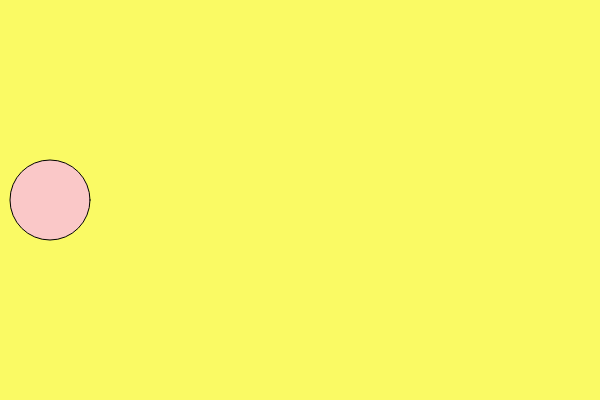
Frame 1 (no input)
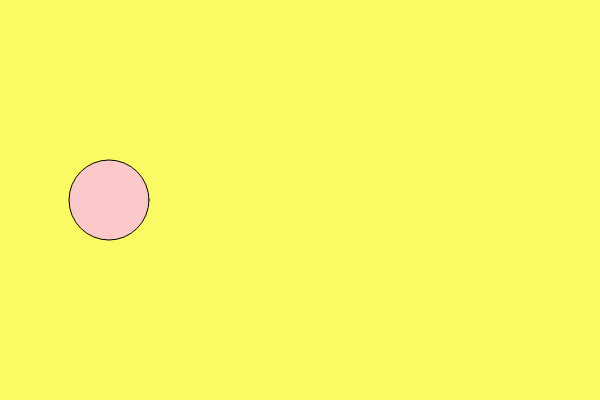
Frame 60 (no input)
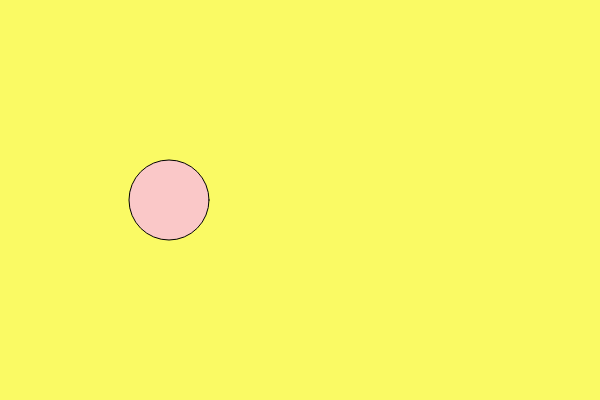
Frame 120 (the mouse pressed at the canvas centre since frame 60)

The p5.js sketch that drew these frames (run headless with seeded random() and noise() and a simulated clock; from frame 60 on, the mouse is pressed at the canvas centre):

// p5.js sketch
// ── sketch.js
var circleX = 50;

function setup () {
  createCanvas (600, 400);
}

function draw () {
  // background
  background (250, 250, 100);
  // ellipse
  fill (250, 200, 200);
  ellipse (circleX, 200, 80, 80);

  circleX = circleX + 1;
}
